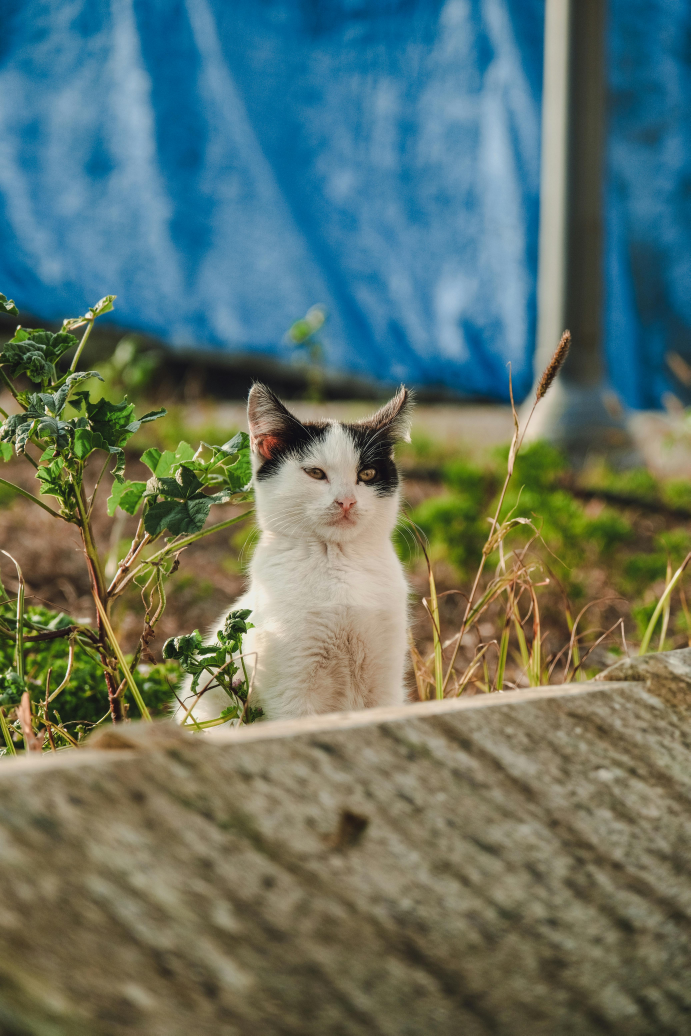
#> input picture Photos/cat1.jpg, 4141 x 6212 px (shown at 1/6 size)
$ python contour_detection.py
#> lines starting #> are read from the running program, lines starting #| are printed output that depends on the picture; after the words box and inside, x2 and y2 are one past the last pixel; in counts of white or black regions, pixels touching at a corner belong together
import cv2 as cv
import numpy as np

def resizeImage(img, scale=0.09):
    width = int(img.shape[1] * scale)
    height = int(img.shape[0] * scale)
    dimensions = (width, height)

    return cv.resize(img, dimensions, interpolation=cv.INTER_AREA)

img = cv.imread('Photos/cat1.jpg')
#> img is the input picture: shape (6212, 4141, 3); mean B, G, R 104.2, 114.8, 97.9
cv.imshow('Cat', resizeImage(img))
#> in resizeImage, `return cv.resize(img, dimensions, interpolation=cv.INTER_AREA)`:
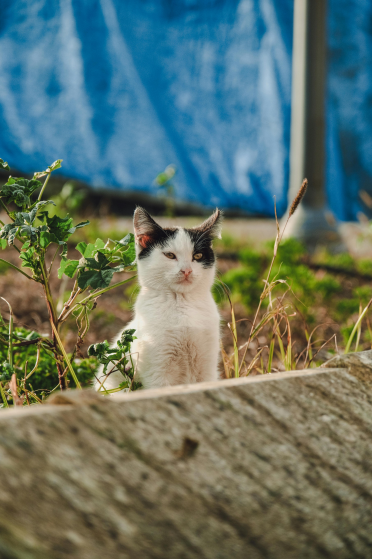
#> returned value: shape (559, 372, 3); mean of channels 0, 1, 2 104.2, 114.8, 97.9; drawn as B, G, R

gray = cv.cvtColor(img, cv.COLOR_BGR2GRAY)
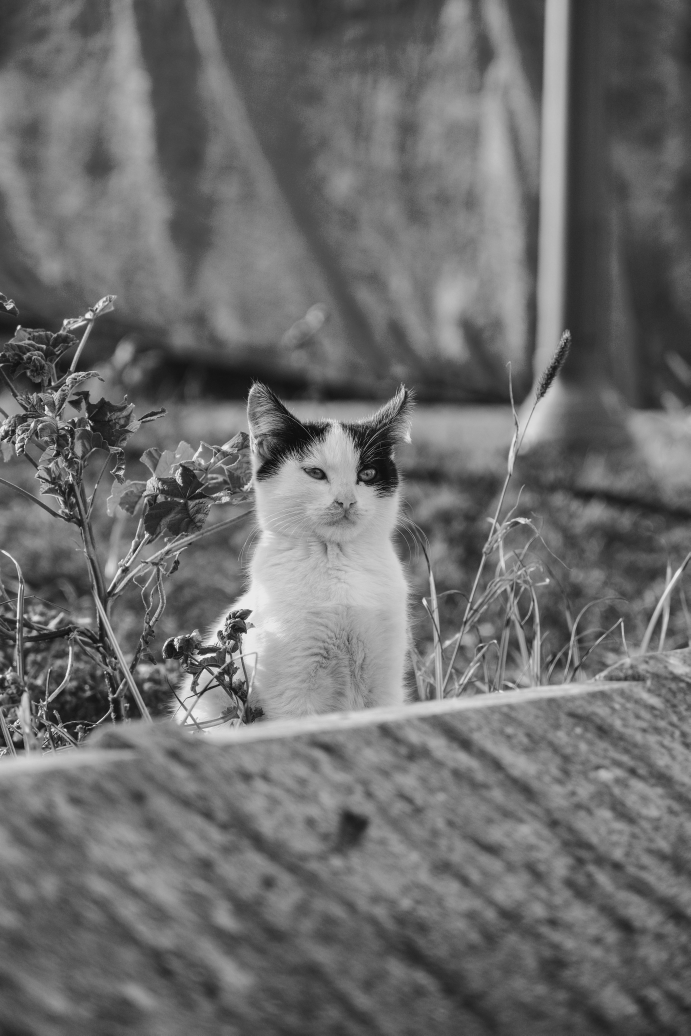
#> gray: shape (6212, 4141) (shown at 1/6 size); min 0, max 254, mean 108.5
# cv.imshow('Grey', resizeImage(gray))

canny = cv.Canny(img, 125, 125)
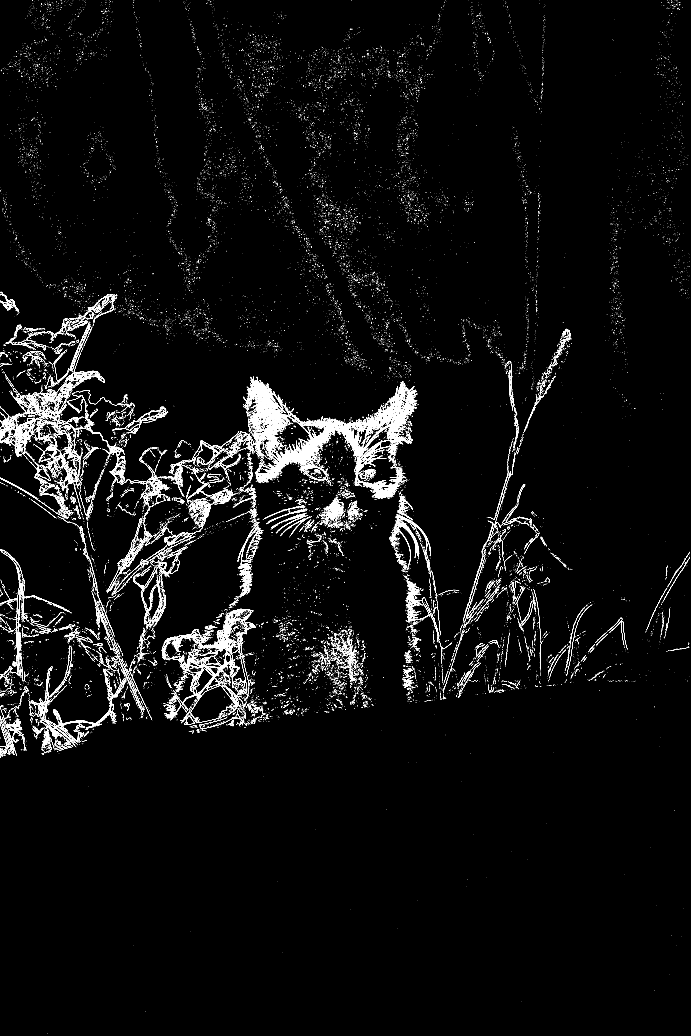
#> canny: shape (6212, 4141) (shown at 1/6 size); 1.5% white in thin lines or dots
# cv.imshow('Canny', resizeImage(canny))

contours, hierarchies = cv.findContours(canny, cv.RETR_LIST, cv.CHAIN_APPROX_NONE)
#> contours = 47467 contours, 46579 with area under 20; largest, box (x1, y1, x2, y2) and area: (0, 2590, 83, 2662) 1316, (9, 2616, 76, 2655) 1192, (1757, 2672, 1896, 2770) 937, (2169, 2642, 2370, 2760) 908, (1520, 2261, 1668, 2428) 804
# print(f'{len(contours)} contour(s) found!')

'''
Contours are simply boundaries of objects detected in the image.
cv.findContours() detects these boundaries.

Parameters

1) canny → Binary image (edges detected).
2) cv.RETR_LIST → Contour retrieval mode:
   cv.RETR_EXTERNAL: Retrieves only outermost contours.
   cv.RETR_TREE: Retrieves all contours and builds a hierarchy.
   cv.RETR_LIST: Retrieves all contours but does not store hierarchy.
3) cv.CHAIN_APPROX_NONE → Contour approximation method:
   cv.CHAIN_APPROX_NONE: Stores all contour points (detailed but slow).
   cv.CHAIN_APPROX_SIMPLE: Removes unnecessary points (saves memory).

Use cv.CHAIN_APPROX_SIMPLE unless you need every single point.
'''

# other ways to find contour using threshold
ret, thresh = cv.threshold(gray, 125, 125, cv.THRESH_BINARY)
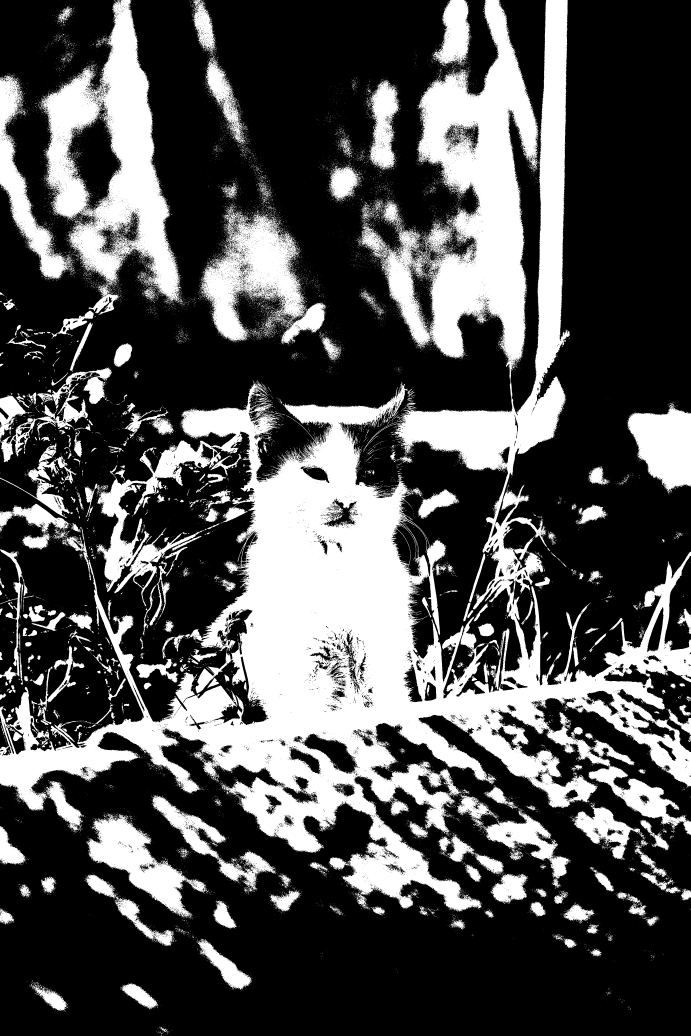
#> thresh: shape (6212, 4141) (shown at 1/6 size); values 0 (black) and 125 (white), 31.8% white; 36415 white regions (34101 under 20 px), largest, box (x1, y1, x2, y2) and area: (0, 0, 4141, 5470) 5377543, (234, 0, 1086, 1892) 628350, (1204, 1235, 1956, 2064) 261606

'''
Parameters

1) gray → Grayscale input image.
2) 125 → Threshold value.
3) 125 → Maximum pixel value (ignored in some modes).
4) cv.THRESH_BINARY → Thresholding type:
   cv.THRESH_BINARY: Pixels > 125 → White (255), Pixels ≤ 125 → Black (0).
   cv.THRESH_BINARY_INV: Inverse of the above.
   cv.THRESH_TRUNC: Pixels > 125 are set to 125, rest remain unchanged.
   cv.THRESH_TOZERO: Pixels ≤ 125 become 0, rest unchanged.
'''

contours, hierarchies = cv.findContours(thresh, cv.RETR_LIST, cv.CHAIN_APPROX_NONE)
#> contours = 71479 contours
print(f'{len(contours)} contour(s) found!')
#| 71479 contour(s) found!
# cv.imshow('contour', resizeImage(thresh))

blank = np.zeros(img.shape, dtype='uint8')
# cv.imshow('Blank', resizeImage(blank))

# this draws contours over image -1 for all contours
cv.drawContours(blank, contours, -1, (0, 0, 255), 1)
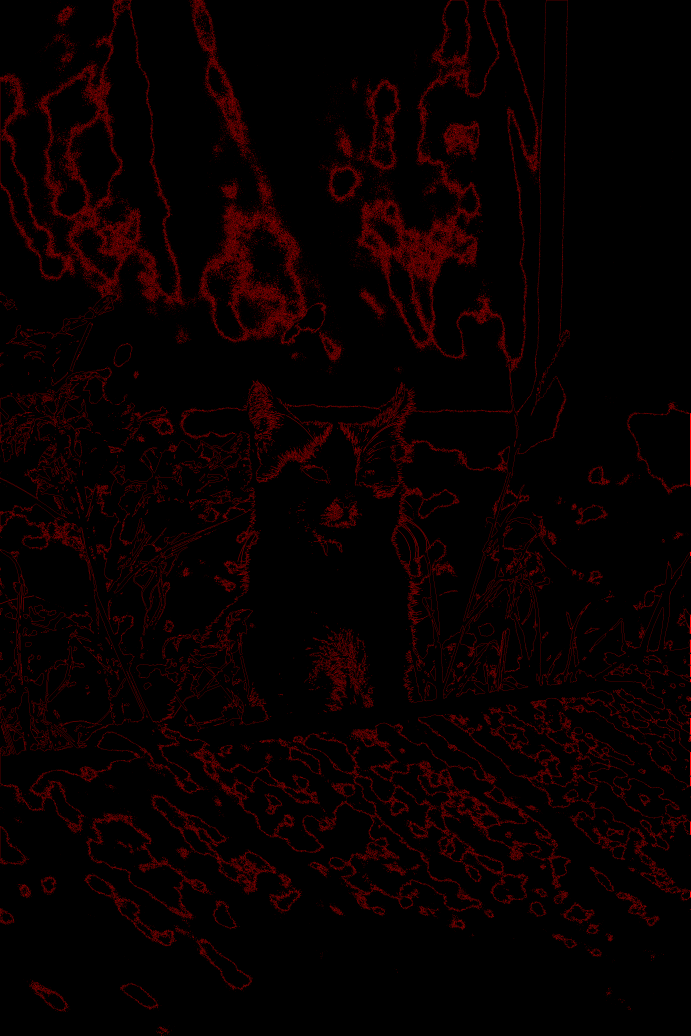
#> blank: shape (6212, 4141, 3) (shown at 1/6 size); mean of channels 0, 1, 2 0, 0, 9.1; drawn as B, G, R
cv.imshow('Contours Drawn', resizeImage(blank))
#> call 2 of resizeImage, with scale = 0.09
#> in resizeImage (call 2), `return cv.resize(img, dimensions, interpolation=cv.INTER_AREA)`:
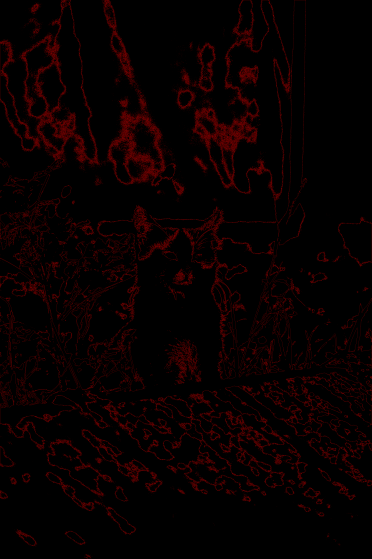
#> returned value: shape (559, 372, 3); mean of channels 0, 1, 2 0, 0, 9.1; drawn as B, G, R

cv.waitKey(0)

$ run again, with Photos/cat2.jpg copied over Photos/cat1.jpg
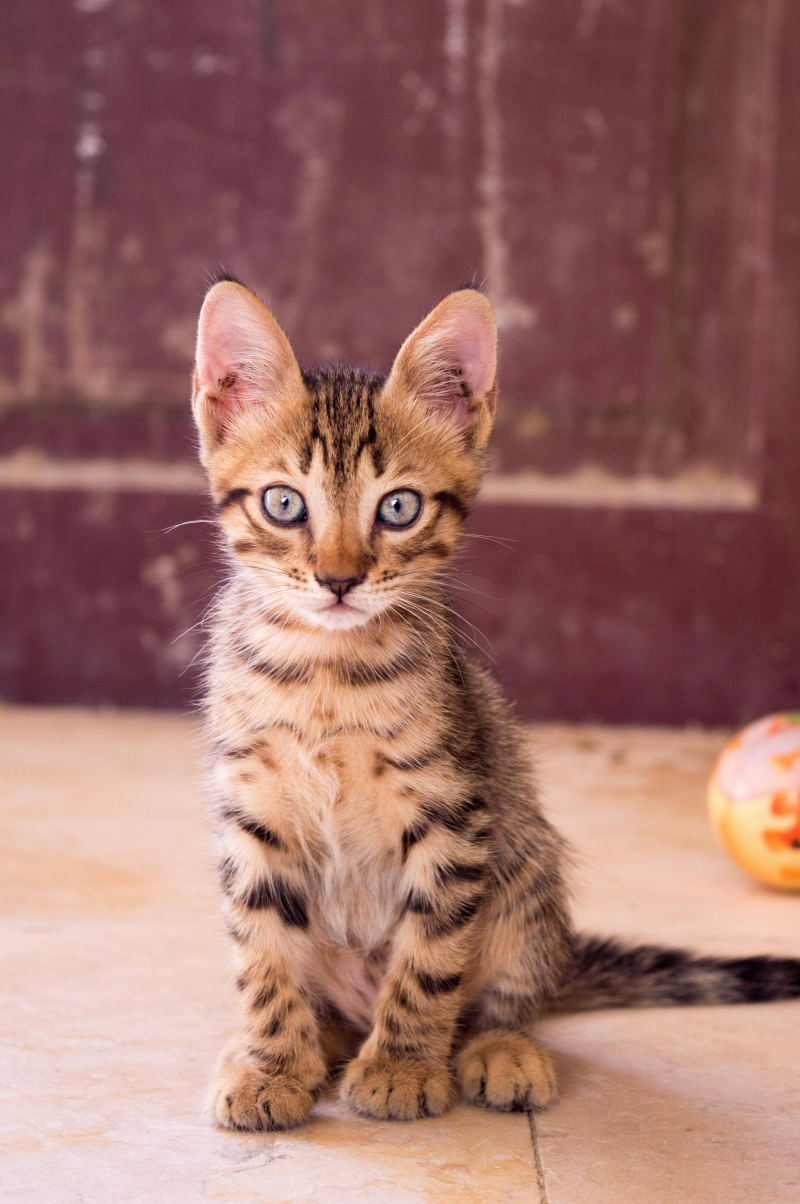
#> input picture Photos/cat2.jpg, 4000 x 6016 px (shown at 1/5 size)
#> img is the input picture: shape (6016, 4000, 3); mean B, G, R 104.9, 111.7, 157.5
#> `canny = cv.Canny(img, 125, 125)`:
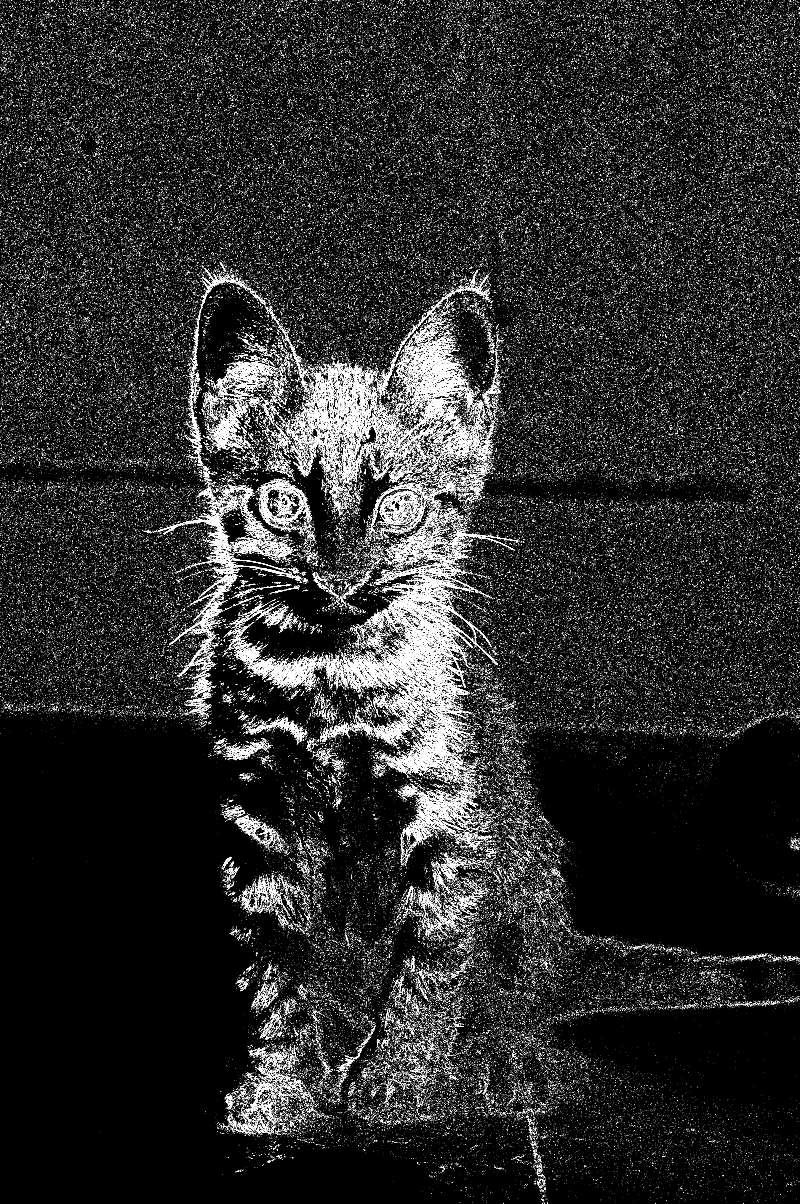
#> canny: shape (6016, 4000) (shown at 1/5 size); 3.9% white in thin lines or dots
#> `contours, hierarchies = cv.findContours(canny, cv.RETR_LIST, cv.CHAIN_..`: contours = 378602 contours
#> thresh: shape (6016, 4000); values 0 (black) and 125 (white), 41.5% white; 34448 white regions (33561 under 20 px), largest, box (x1, y1, x2, y2) and area: (0, 1048, 4000, 6016) 8016705, (2545, 3572, 4000, 4794) 1401109, (2326, 2335, 3776, 2536) 179688
#> `contours, hierarchies = cv.findContours(thresh, cv.RETR_LIST, cv.CHAIN..`: contours = 70640 contours
#| 70640 contour(s) found!
#> in resizeImage (call 2), `return cv.resize(img, dimensions, interpolation=cv.INTER_AREA)`:
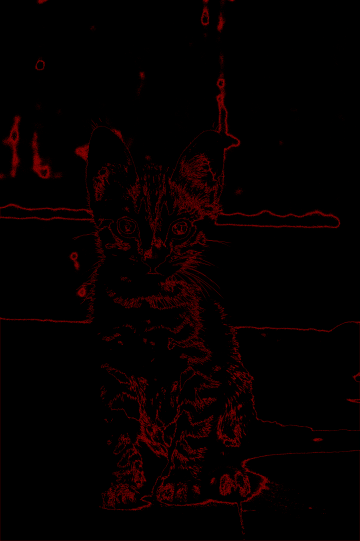
#> returned value: shape (541, 360, 3); mean of channels 0, 1, 2 0, 0, 6.1; drawn as B, G, R

$ run again, with Photos/cat3.jpg copied over Photos/cat1.jpg
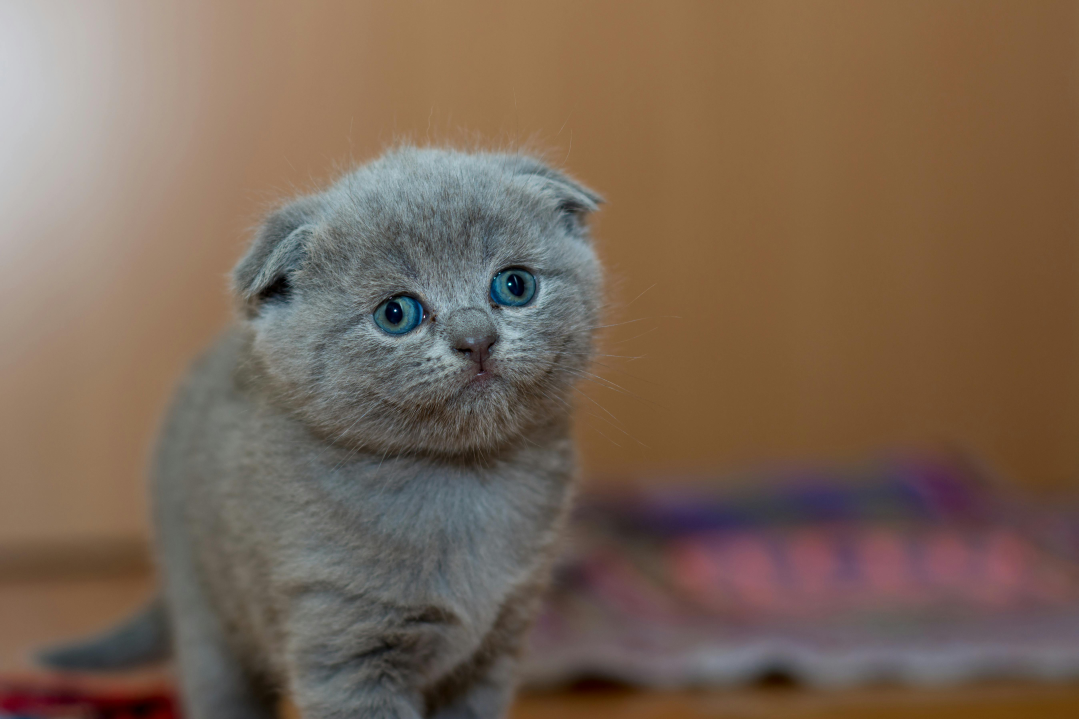
#> input picture Photos/cat3.jpg, 5392 x 3595 px (shown at 1/5 size)
#> img is the input picture: shape (3595, 5392, 3); mean B, G, R 85.2, 101.6, 121.8
#> `canny = cv.Canny(img, 125, 125)`:
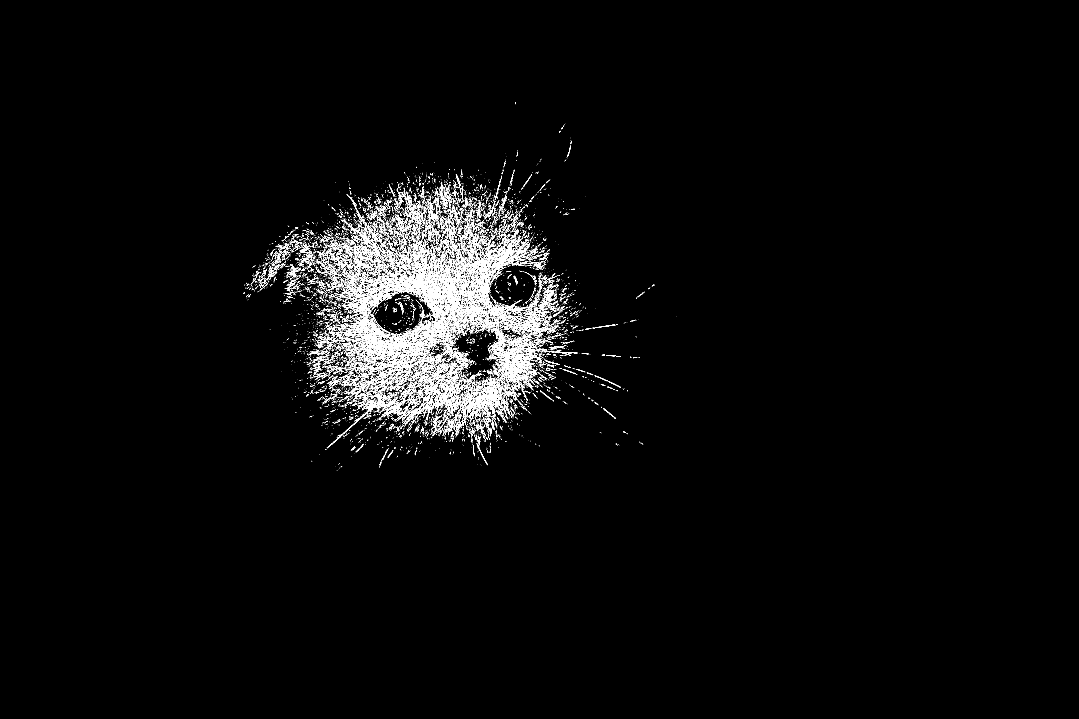
#> canny: shape (3595, 5392) (shown at 1/5 size); 1.3% white in thin lines or dots, all inside (x1, y1, x2, y2) = (1216, 511, 3385, 2354)
#> `contours, hierarchies = cv.findContours(canny, cv.RETR_LIST, cv.CHAIN_..`: contours = 30359 contours, 30043 with area under 20; largest, box (x1, y1, x2, y2) and area: (1640, 2017, 1906, 2235) 508, (2077, 1365, 2120, 1436) 185, (1714, 2118, 1772, 2172) 166, (2408, 1967, 2439, 2005) 132, (2187, 1966, 2214, 2013) 126
#> thresh: shape (3595, 5392); values 0 (black) and 125 (white), 21.5% white; 8903 white regions (7714 under 20 px)
#> `contours, hierarchies = cv.findContours(thresh, cv.RETR_LIST, cv.CHAIN..`: contours = 16729 contours, 14408 with area under 20; largest, box (x1, y1, x2, y2) and area: (0, 0, 3024, 2291) 3892774, (2003, 1227, 2900, 1800) 107923, (2593, 1108, 3024, 1423) 53312, (1927, 431, 2151, 726) 30282, (2016, 1662, 2333, 1911) 23667
#| 16729 contour(s) found!
#> in resizeImage (call 2), `return cv.resize(img, dimensions, interpolation=cv.INTER_AREA)`:
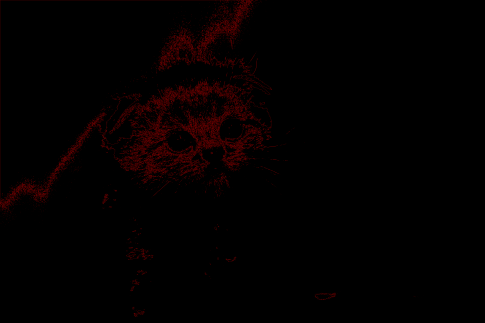
#> returned value: shape (323, 485, 3); mean of channels 0, 1, 2 0, 0, 3.6; drawn as B, G, R
